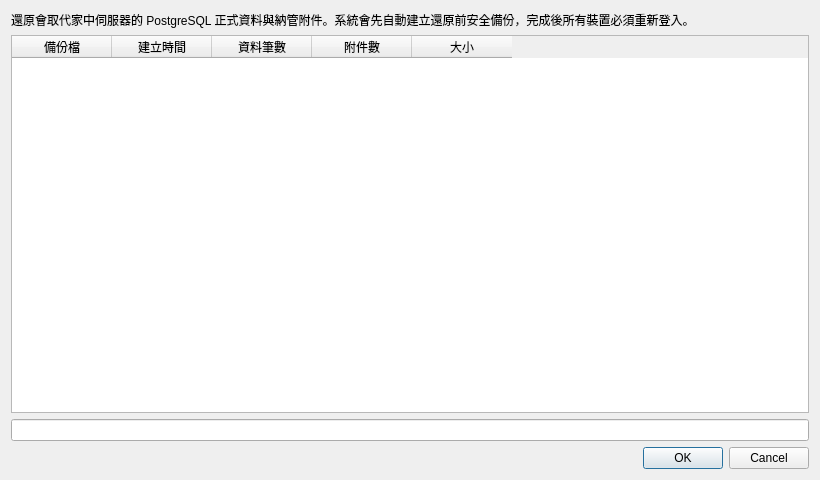
<?xml version="1.0" encoding="UTF-8"?>
<ui version="4.0">
 <class>serverBackupRestoreDialogContent</class>
 <widget class="QWidget" name="serverBackupRestoreDialogContent">
  <property name="geometry">
   <rect>
    <x>0</x>
    <y>0</y>
    <width>820</width>
    <height>480</height>
   </rect>
  </property>
  <property name="windowTitle">
   <string>還原家中伺服器備份</string>
  </property>
  <property name="dialogSize" stdset="0">
   <size>
    <width>820</width>
    <height>480</height>
   </size>
  </property>
  <layout class="QVBoxLayout" name="serverBackupRestoreLayout">
   <property name="spacing">
    <number>6</number>
   </property>
   <property name="leftMargin">
    <number>11</number>
   </property>
   <property name="topMargin">
    <number>11</number>
   </property>
   <property name="rightMargin">
    <number>11</number>
   </property>
   <property name="bottomMargin">
    <number>11</number>
   </property>
   <item>
    <widget class="QLabel" name="warningLabel">
     <property name="text">
      <string>還原會取代家中伺服器的 PostgreSQL 正式資料與納管附件。系統會先自動建立還原前安全備份，完成後所有裝置必須重新登入。</string>
     </property>
     <property name="wordWrap">
      <bool>true</bool>
     </property>
    </widget>
   </item>
   <item>
    <widget class="TableWidget" name="backupsTable">
     <property name="selectionMode">
      <enum>QAbstractItemView::SingleSelection</enum>
     </property>
     <property name="selectionBehavior">
      <enum>QAbstractItemView::SelectRows</enum>
     </property>
     <column>
      <property name="text">
       <string>備份檔</string>
      </property>
     </column>
     <column>
      <property name="text">
       <string>建立時間</string>
      </property>
     </column>
     <column>
      <property name="text">
       <string>資料筆數</string>
      </property>
     </column>
     <column>
      <property name="text">
       <string>附件數</string>
      </property>
     </column>
     <column>
      <property name="text">
       <string>大小</string>
      </property>
     </column>
    </widget>
   </item>
   <item>
    <widget class="LineEdit" name="confirmationEdit" />
   </item>
   <item>
    <widget class="DialogButtonBox" name="buttonBox">
     <property name="standardButtons">
      <set>QDialogButtonBox::Cancel|QDialogButtonBox::Ok</set>
     </property>
    </widget>
   </item>
  </layout>
 </widget>
 <customwidgets>
 <customwidget>
  <class>LineEdit</class>
  <extends>QLineEdit</extends>
  <header>qfluentwidgets</header>
 </customwidget>
 <customwidget>
  <class>TableWidget</class>
  <extends>QTableWidget</extends>
  <header>qfluentwidgets</header>
 </customwidget>
  <customwidget>
  <class>DialogButtonBox</class>
  <extends>QDialogButtonBox</extends>
  <header>customer_fluent</header>
 </customwidget>
 </customwidgets>
 <resources />
 <connections />
</ui>
